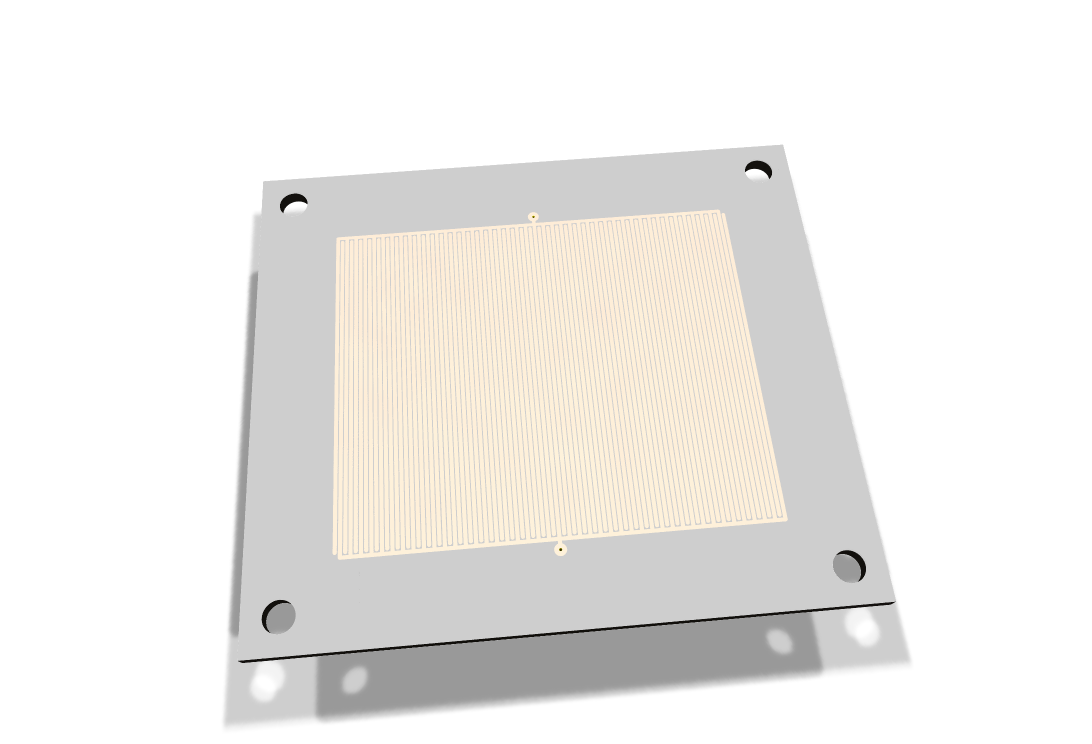
#> input picture images/rain-detector/RainDetectorHead-Rev0.2-top.png, 2184 x 1488 px (shown at 1/2 size); its folder holds 4 pictures in this run
$ python render.py
#> lines starting #> are read from the running program, lines starting #| are printed output that depends on the picture
#!/usr/bin/env python3
# SPDX-License-Identifier: LicenseRef-EnvNode-Use-and-Redistribution-1.0
# See ../../LICENSE. Native KiCad renders; no replacement geometry.
from concurrent.futures import ThreadPoolExecutor
from pathlib import Path
import subprocess
root=Path(__file__).resolve().parents[2]
def run(job):
 name,rev,side=job
 out=root/f'images/rain-detector/RainDetector{name}-Rev{rev}-{side}.png'
 cmd=['/Applications/KiCad/KiCad.app/Contents/MacOS/kicad-cli','pcb','render','--width','2200','--height','1500','--zoom','0.8','--light-top','0.6','--light-camera','0.5','--quality','high','--background','transparent','--perspective','--rotate',('-25,0,5' if side=='top' else '-25,0,-5'),'--side',side,'--output',str(out),str(root/f'hardware/kicad/Sensors/RainDetector{name}/RainDetector{name}.kicad_pcb')]
 p=subprocess.run(cmd,capture_output=True,text=True);print(name,side,p.returncode,p.stdout[-300:],p.stderr[-300:],flush=True)
 if p.returncode:raise RuntimeError(name)
with ThreadPoolExecutor(max_workers=2) as pool:list(pool.map(run,[(n,r,s) for n,r in [('Head','0.2'),('Controller','0.4')] for s in ['top','bottom']]))
#> (the call stopped at in run, `p=subprocess.run(cmd,capture_output=True,text=True);print(name,side,p...`: subprocess is not available in this run)
# White-background product images for the corresponding PCB articles.
from PIL import Image, ImageDraw, ImageFont
for name,rev,part in [('Head','0.2','ENP-00139'),('Controller','0.4','ENP-00138')]:
    directory=root/'images/rain-detector'
    raw=Image.open(directory/f'RainDetector{name}-Rev{rev}-top.png').convert('RGBA')
#> raw is the input picture: PIL image 2184x1488 RGBA; mean R, G, B, A 76.4, 74.4, 71.4, 92.3
    raw=raw.crop(raw.getbbox());raw.thumbnail((1320,1000))
#> after `raw = raw.crop(raw.getbbox())`:
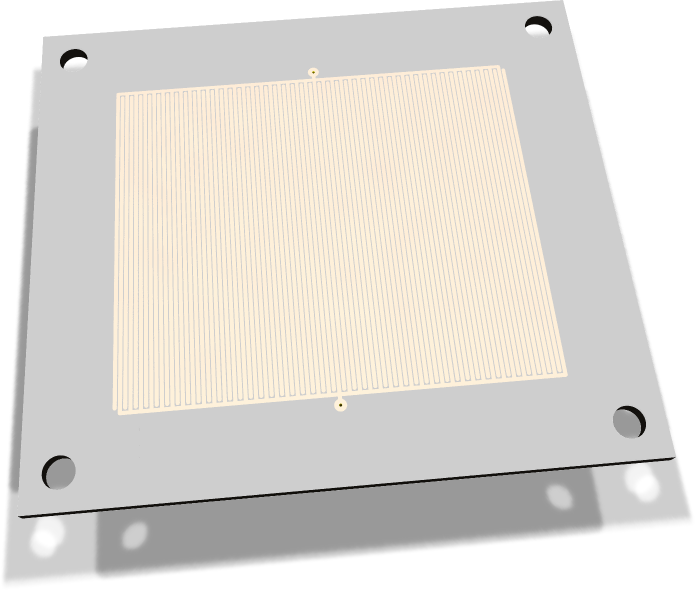
#> raw: PIL image 1389x1180 RGBA (shown at 1/2 size); mean R, G, B, A 151.5, 147.5, 141.6, 183; transparent parts drawn white
    product=Image.new('RGB',(1500,1200),'white')
#> product: PIL image 1500x1200 RGB; every value is 255
    product.paste(raw,((1500-raw.width)//2,(1060-raw.height)//2+20),raw)
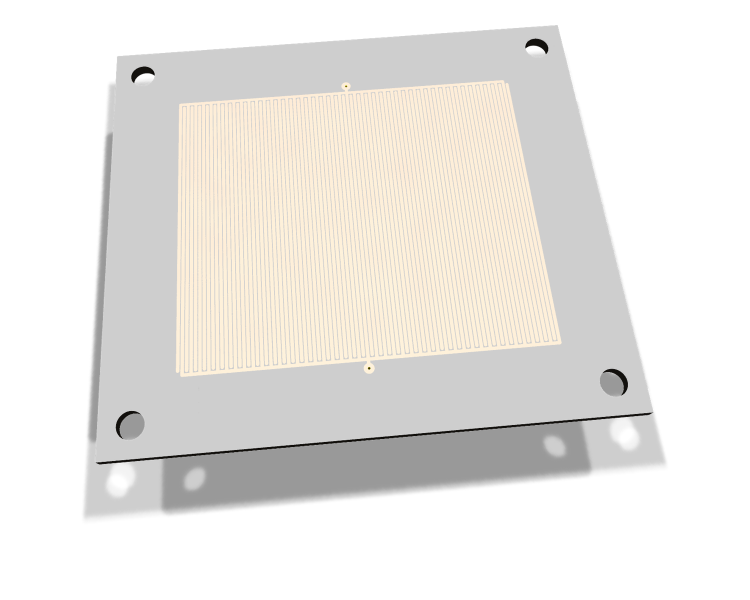
#> product: PIL image 1500x1200 RGB (shown at 1/2 size); mean R, G, B 234.3, 231.7, 227.8
    font=ImageFont.truetype('/System/Library/Fonts/Supplemental/Arial.ttf',34)
    ImageDraw.Draw(product).text((750,1120),f'{part} | RainDetector{name} | Rev. {rev}',anchor='mm',font=font,fill='#243746')
    product.save(directory/f'{part}-RainDetector{name}-Rev{rev}.png')
#> pass 2 of the loop `for name,rev,part in [('Head','0.2','ENP-00139'),('Controller','0.4','..`:
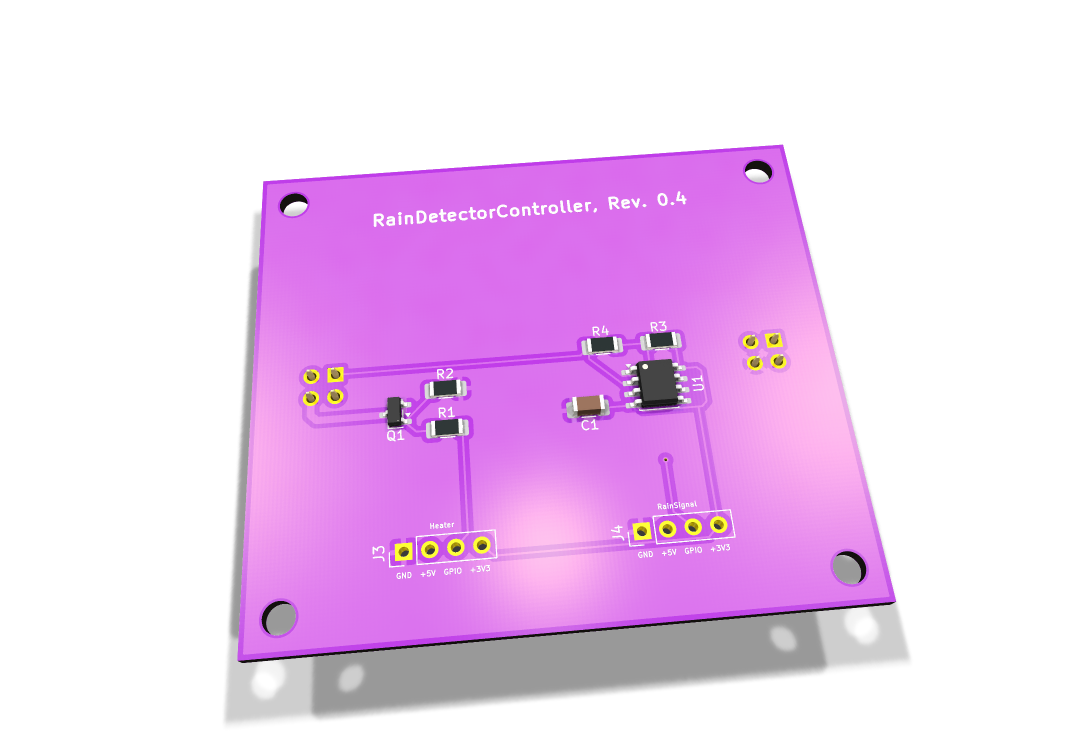
#> input picture images/rain-detector/RainDetectorController-Rev0.4-top.png, 2184 x 1488 px (shown at 1/2 size)
#> raw is the input picture: PIL image 2184x1488 RGBA; mean R, G, B, A 75.4, 43.6, 78.7, 92.1
#> `raw = raw.crop(raw.getbbox())`:
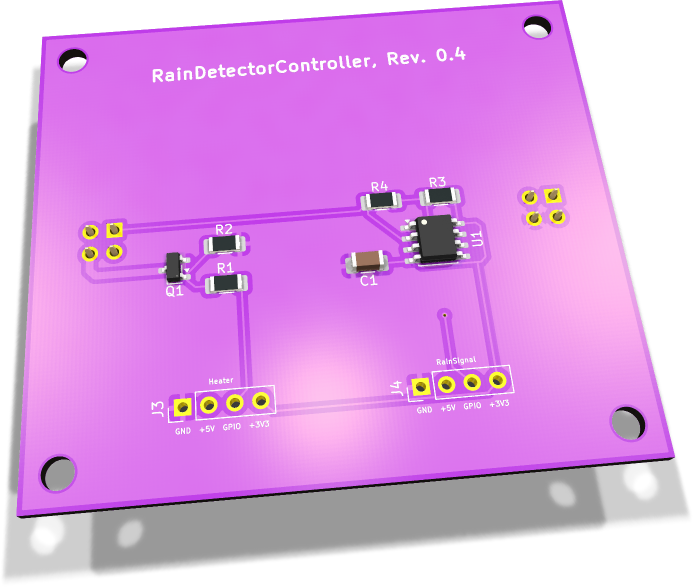
#> raw: PIL image 1386x1173 RGBA (shown at 1/2 size); mean R, G, B, A 150.8, 87.1, 157.3, 184.1; transparent parts drawn white
#> raw: PIL image 1182x1000 RGBA
#> `product.paste(raw,((1500-raw.width)//2,(1060-raw.height)//2+20),raw)`:
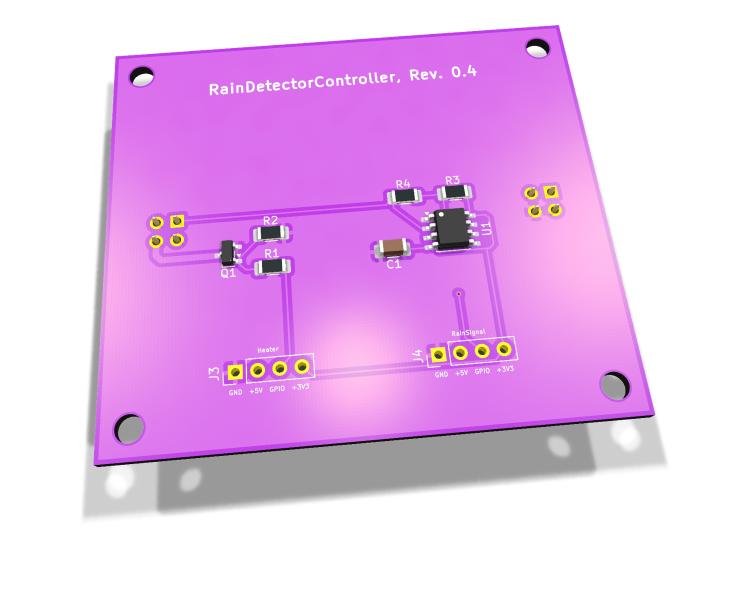
#> product: PIL image 1500x1200 RGB (shown at 1/2 size); mean R, G, B 233.1, 191.3, 237.4
